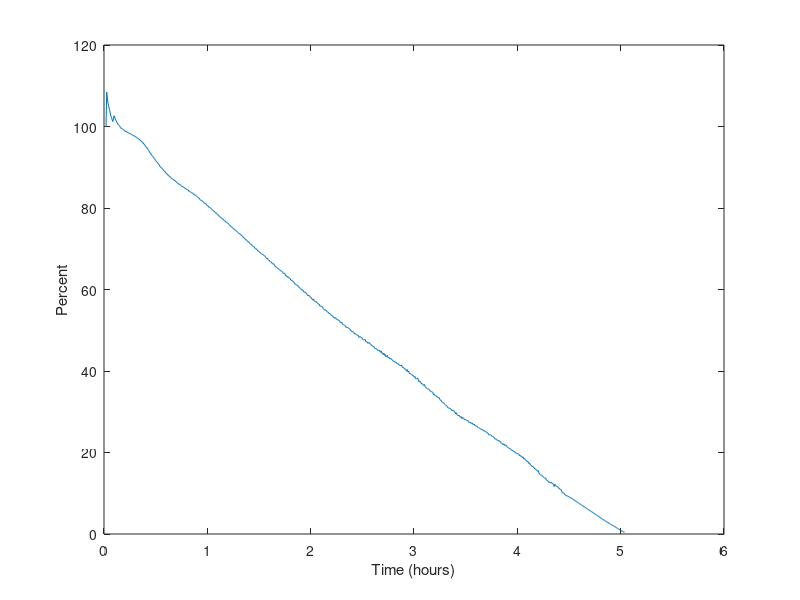
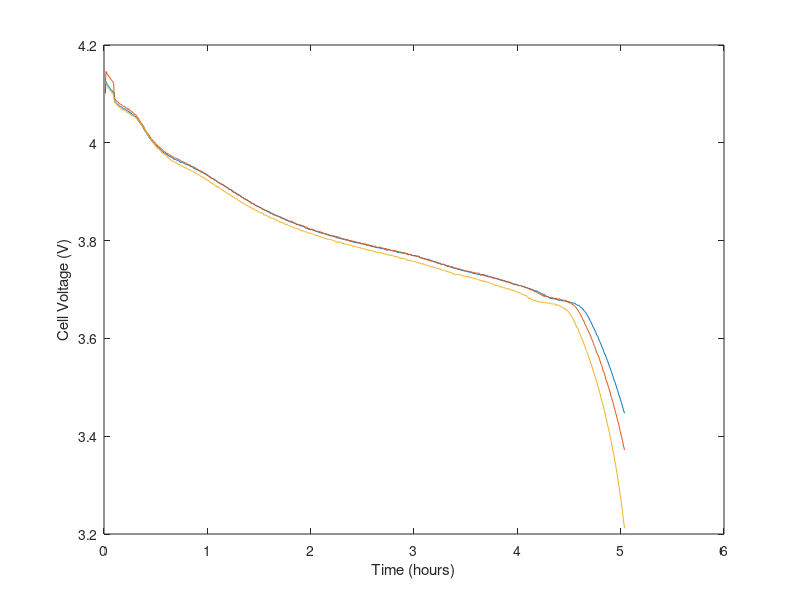
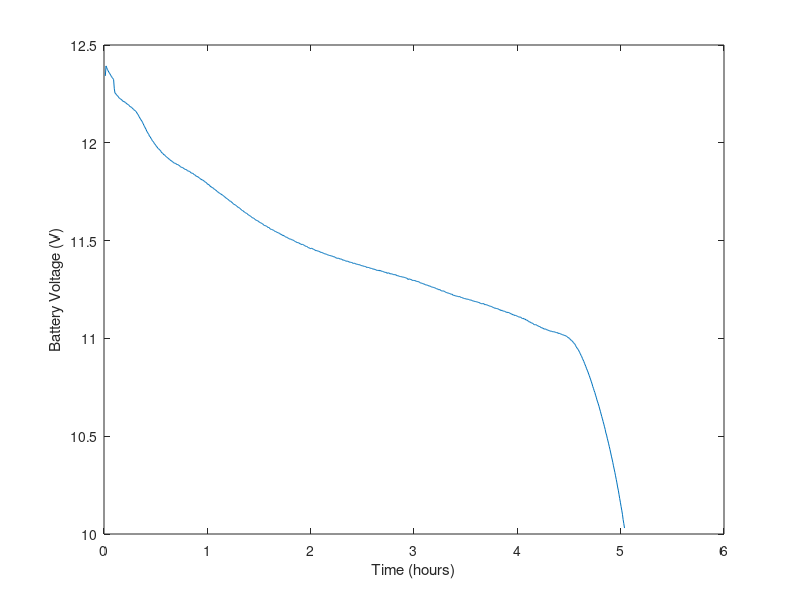

The MATLAB script that drew these images, in order:
% Clayton Auld
% ITEST development: plotting LiPo battery percentage curve

clear;clc;

time=dlmread('batterytest3.csv',',','A3..A756')/3600;
Cell0=dlmread('batterytest4.csv',',','B3..B756');
Cell1=dlmread('batterytest4.csv',',','C3..C756');
Cell2=dlmread('batterytest4.csv',',','D3..D756');
Percent=dlmread('batterytest4.csv',',','E3..E756');

figure(1)
plot(time,Percent)
xlabel('Time (hours)');
ylabel('Percent');

figure(2)
plot(time,Cell0,time,Cell1,time,Cell2);
xlabel('Time (hours)');
ylabel('Cell Voltage (V)');

charge=Cell0+Cell1+Cell2;
figure(3)
plot(time,charge)
xlabel('Time (hours)');
ylabel('Battery Voltage (V)');